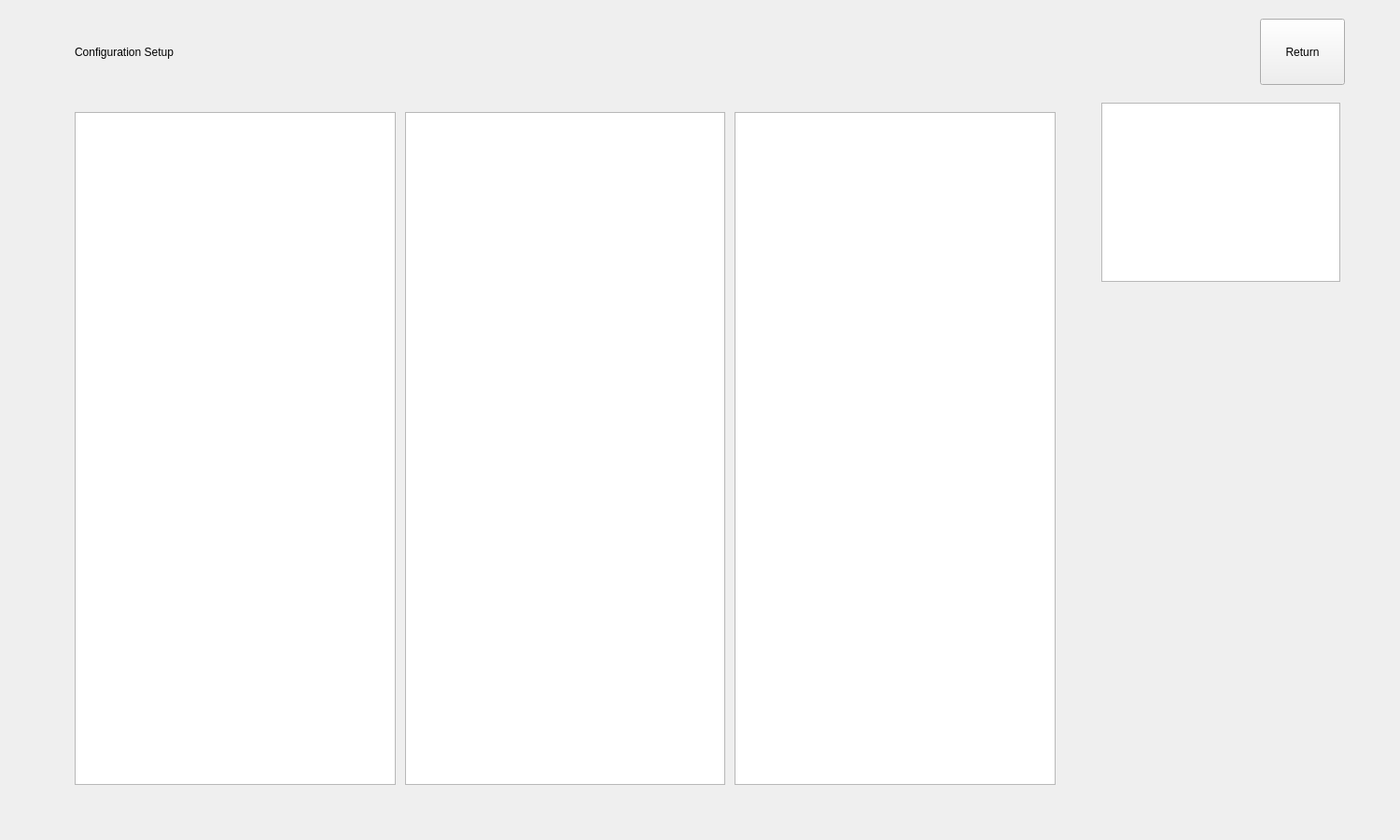
<?xml version="1.0" encoding="UTF-8"?>
<ui version="4.0">
 <class>ConfigurationUI</class>
 <widget class="QWidget" name="ConfigurationUI">
  <property name="geometry">
   <rect>
    <x>0</x>
    <y>0</y>
    <width>1500</width>
    <height>900</height>
   </rect>
  </property>
  <property name="windowTitle">
   <string>Configuration</string>
  </property>
  <widget class="QGraphicsView" name="graphicsView">
   <property name="geometry">
    <rect>
     <x>1180</x>
     <y>110</y>
     <width>256</width>
     <height>192</height>
    </rect>
   </property>
  </widget>
  <widget class="QLabel" name="ConfigLbl">
   <property name="geometry">
    <rect>
     <x>80</x>
     <y>30</y>
     <width>181</width>
     <height>51</height>
    </rect>
   </property>
   <property name="text">
    <string>Configuration Setup</string>
   </property>
  </widget>
  <widget class="QPushButton" name="backBtn">
   <property name="geometry">
    <rect>
     <x>1350</x>
     <y>20</y>
     <width>91</width>
     <height>71</height>
    </rect>
   </property>
   <property name="layoutDirection">
    <enum>Qt::LeftToRight</enum>
   </property>
   <property name="text">
    <string>Return</string>
   </property>
  </widget>
  <widget class="QWidget" name="layoutWidget">
   <property name="geometry">
    <rect>
     <x>70</x>
     <y>110</y>
     <width>1071</width>
     <height>741</height>
    </rect>
   </property>
   <layout class="QHBoxLayout" name="configLayout">
    <property name="spacing">
     <number>10</number>
    </property>
    <property name="leftMargin">
     <number>10</number>
    </property>
    <property name="topMargin">
     <number>10</number>
    </property>
    <property name="rightMargin">
     <number>10</number>
    </property>
    <property name="bottomMargin">
     <number>10</number>
    </property>
    <item>
     <widget class="QListView" name="Config1View"/>
    </item>
    <item>
     <widget class="QListView" name="Config2View"/>
    </item>
    <item>
     <widget class="QTreeView" name="Config3View"/>
    </item>
   </layout>
  </widget>
 </widget>
 <resources/>
 <connections/>
</ui>
